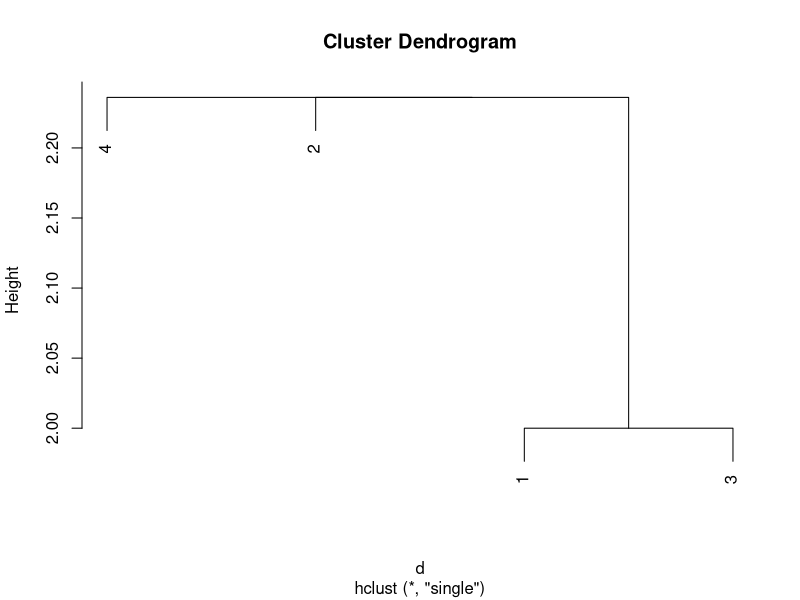

This figure's R source:
data = read.csv('points.csv')

d = dist(data, method='euclidean')

hc = hclust(d,method='single')

plot(hc)


#answer
print('correct answer is p1 and p3')
